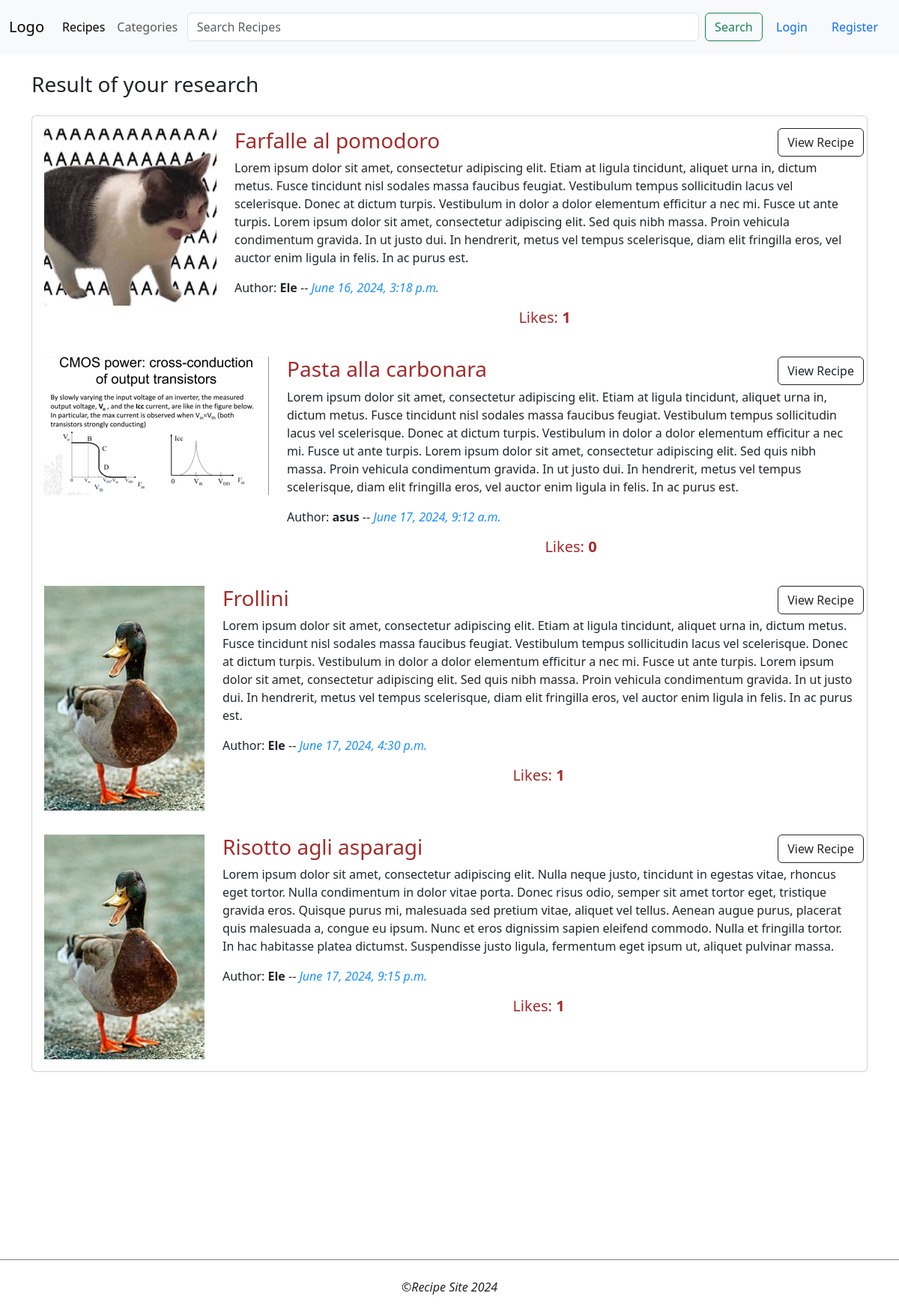
The app's page /search/ with its own data.
### recipes/models.py (models this page shows, shortened)
class Recipe(models.Model):
    DIFFICULTY_LEVELS = [
        (1, 'Very Easy'),
        (2, 'Easy'),
        (3, 'Medium'),
        (4, 'Hard'),
        (5, 'Very Hard'),
    ]
    image = models.ImageField(default='default.jpg', upload_to='recipesPics')
    title = models.CharField(max_length=100)
    description = models.TextField()
    content = models.TextField()
    date_posted = models.DateTimeField(default=timezone.now)
    author = models.ForeignKey(User, on_delete=models.CASCADE)
    difficulty = models.IntegerField(choices=DIFFICULTY_LEVELS, default=3)
    portions = models.IntegerField()
    cooking_time = models.IntegerField()
    ingredients = models.ManyToManyField(Ingredient, related_name='recipes')
    slug = models.SlugField(max_length=100, unique=True, blank=True)
    category = ManyToManyField(Category)
    likes = models.ManyToManyField(User, related_name='likes', blank=True)

### recipes/views.py (the view)
# urls.py: path('search/', RecipeSearchView.as_view(), name='recipeSearch'),
class RecipeSearchView(ListView):
    model = Recipe
    template_name = 'recipes/recipe_search.html'
    context_object_name = 'recipes'
    def get_queryset(self):
        queryset = Recipe.objects.all()
        query = self.request.GET.get('q')
        if query:
            queryset = queryset.filter(
                Q(title__icontains=query)
            )
        return queryset
    def get_context_data(self, **kwargs):
        context = super().get_context_data(**kwargs)
        context['query'] = self.request.GET.get('q', '')
        return context

### templates/recipes/recipe_search.html
{% extends "recipes/base.html" %}
{% load static %}
{% block content %}
	<h3>Result of your research</h3>
    {% if recipes %}
    <div class="card my-4">
        {% for recipe in recipes %}
            <div class="row card-body">
            <div class="col-auto">
                <img src="{{ recipe.image.url }}" alt="{{ recipe.title }}Image" class="img-fluid cover" height="200px">
            </div>
            <div class="col  d-flex contentCard">
                    <div>
                        <h3 class="card-title">{{ recipe.title }}</h3>
                        <p class="card-text">{{ recipe.description }}</p>
                        <span>Author:<strong> {{ recipe.author }}</strong> -- <i class="dateString">{{ recipe.date_posted }}</i></span>
                        <div class="text-center mt-3">
                            <h5 class="Likes">Likes: <strong>{{ recipe.likes.count }}</strong></h5>
                        </div>
                    </div>
                        <div class="detailRecipes">
                            <a href="{% url 'recipesDetail' slug=recipe.slug %}" class="btn btn-outline-dark btn-small">View Recipe</a>
                        </div>
                </div>
            </div>
        {% endfor %}
    </div>
{% else %}
  <p>Sorry! No recipes found with the specified title.</p>
{% endif %}
{% endblock %}

### recipes/static/style.css (style rules this page uses)
a { text-decoration: none; color: black; }
.dateString { color: dodgerblue; }
.card-title { color: brown; }
.Likes { color: brown; }
.detailRecipes { position: absolute; top: 0; right: 0; }
.contentCard { position: relative; }

### records on screen
Recipe: image (picture), title "Farfalle al pomodoro", description "Lorem ipsum dolor sit amet, consectetur adipiscing elit. Etiam at ligula tincidunt, aliquet urna in, dictum metus. Fusce tincidunt nisl sodales massa faucibus feugiat. Vestibulum tempus sollicitudin lacus vel scelerisque. Donec at dictum turpis. Vestibulum in dolor a dolor elementum efficitur a nec mi. Fusce ut ante turpis. Lorem ipsum dolor sit amet, consectetur adipiscing elit. Sed quis nibh massa. Proin vehicula condimentum gravida. In ut justo dui. In hendrerit, metus vel tempus scelerisque, diam elit fringilla eros, vel auctor enim ligula in felis. In ac purus est.", author "Ele", date_posted "June 16, 2024, 3:18 p.m.", likes.count "1"
Recipe: image (picture), title "Pasta alla carbonara", description "Lorem ipsum dolor sit amet, consectetur adipiscing elit. Etiam at ligula tincidunt, aliquet urna in, dictum metus. Fusce tincidunt nisl sodales massa faucibus feugiat. Vestibulum tempus sollicitudin lacus vel scelerisque. Donec at dictum turpis. Vestibulum in dolor a dolor elementum efficitur a nec mi. Fusce ut ante turpis. Lorem ipsum dolor sit amet, consectetur adipiscing elit. Sed quis nibh massa. Proin vehicula condimentum gravida. In ut justo dui. In hendrerit, metus vel tempus scelerisque, diam elit fringilla eros, vel auctor enim ligula in felis. In ac purus est.", author "asus", date_posted "June 17, 2024, 9:12 a.m.", likes.count "0"
Recipe: image (placeholder picture), title "Frollini", description "Lorem ipsum dolor sit amet, consectetur adipiscing elit. Etiam at ligula tincidunt, aliquet urna in, dictum metus. Fusce tincidunt nisl sodales massa faucibus feugiat. Vestibulum tempus sollicitudin lacus vel scelerisque. Donec at dictum turpis. Vestibulum in dolor a dolor elementum efficitur a nec mi. Fusce ut ante turpis. Lorem ipsum dolor sit amet, consectetur adipiscing elit. Sed quis nibh massa. Proin vehicula condimentum gravida. In ut justo dui. In hendrerit, metus vel tempus scelerisque, diam elit fringilla eros, vel auctor enim ligula in felis. In ac purus est.", author "Ele", date_posted "June 17, 2024, 4:30 p.m.", likes.count "1"
Recipe: image (placeholder picture), title "Risotto agli asparagi", description "Lorem ipsum dolor sit amet, consectetur adipiscing elit. Nulla neque justo, tincidunt in egestas vitae, rhoncus eget tortor. Nulla condimentum in dolor vitae porta. Donec risus odio, semper sit amet tortor eget, tristique gravida eros. Quisque purus mi, malesuada sed pretium vitae, aliquet vel tellus. Aenean augue purus, placerat quis malesuada a, congue eu ipsum. Nunc et eros dignissim sapien eleifend commodo. Nulla et fringilla tortor. In hac habitasse platea dictumst. Suspendisse justo ligula, fermentum eget ipsum ut, aliquet pulvinar massa.", author "Ele", date_posted "June 17, 2024, 9:15 p.m.", likes.count "1"
